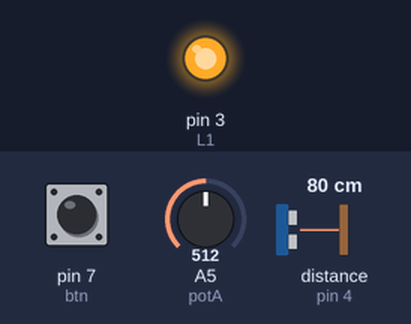
A sketch run on a simulated Arduino Uno, built with avr-gcc and run on an emulated ATmega328P. On the bench: output pins drawn as LEDs (lit = HIGH). Inputs (shaded band) come from the test bench; at power-on: pin 7 (btn) LOW, A5 (potA) = 512, distance to the obstacle (sensor on pin 4) 80 cm. The echo pulse lasts 58.3 µs per cm; pins used as bus, display or sensor lines are not drawn; what the sketch prints to the serial monitor is not drawn.

Above: at 1.2 s.
1.3 s: pin 7 (btn) pulled HIGH for 0.15 s
Timing chart, 0 to 4.3 s (numbered marks = the images above; inputs shaded):
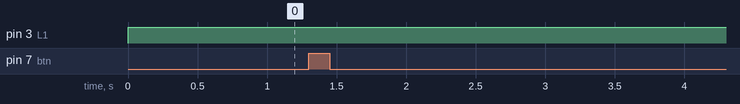

Measured:
- after the input at 1.3 s, every drawn part: stays the same

The sketch:

porg_oly.ino
```cpp
double cap;

const float SOUND_SPEED = 340.0 / 1000;           /* Vitesse du son dans l'air en mm/us */
const byte TRIGGER_PIN = 2;                       // Broche TRIGGER
const byte ECHO1_PIN = 4;
const unsigned long MEASURE_TIMEOUT = 25000UL;    // 25ms = ~8m à 340m/s
const int potA = 5;
const int btn = 7;
const int L1 = 3;
double distance_mm;

double getUSvalue(float distance_mm){                 //Récupère les valeurs des capteurs ultrason en mètres
    digitalWrite(TRIGGER_PIN, HIGH);
    delayMicroseconds(10);
    digitalWrite(TRIGGER_PIN, LOW);
    double distance_mm1;

    long measure1 = pulseIn(ECHO1_PIN, HIGH, MEASURE_TIMEOUT);
    distance_mm1 = measure1 / 2.0 * SOUND_SPEED / 1000;

    float data = distance_mm1;
  return data;
}

void transmit_data(double cap, double us){          //Envoie les données dans le serial
  Serial.println("trsm");
  Serial.println(cap);
  Serial.println(us);
}

double getRAcap(){                //Récupère la valeur du capteur fil tendu
  int a = 0;
  double data = 0;
  for (int i = 0; i < 1000; i++){
    data += analogRead(potA);
    a++;
  }
  data = data / a;
  return data;
}

int get_cap(double cap){            //Récupère la valeur du capteur fil tendu
  cap = getRAcap();
  return cap;
}

void setup(){
  Serial.begin(9600);
  double us = 0;
  cap = 0;

  pinMode(TRIGGER_PIN, OUTPUT);   //initialise les broches.
  digitalWrite(TRIGGER_PIN, LOW);
  pinMode(ECHO1_PIN, INPUT);
  pinMode(L1, OUTPUT);
  pinMode(potA, INPUT);
  pinMode(btn, INPUT);
}

void loop(){
  digitalWrite(L1, HIGH);
  if (digitalRead(btn) == 1){               //Si l'utilisateur appuie sur le bouton alors la transmission des données commence
    transmit_data(get_cap(cap), getUSvalue(distance_mm));
    delay(100);
  }
}
```
